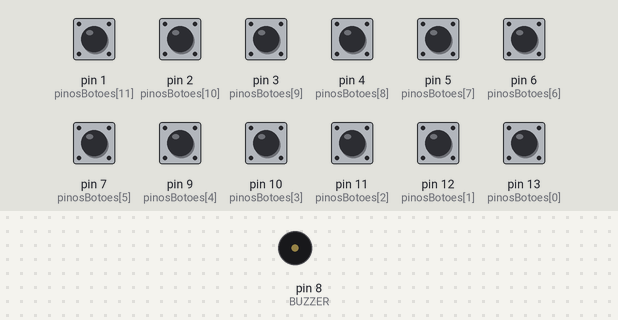
This sketch was run on a simulated Arduino Uno, built with avr-gcc and run on an emulated ATmega328P. Shown: buzzer (waves = sounding). The test bench sets the inputs (shaded band); at power-on: pin 1 (pinosBotoes[11]), pin 2 (pinosBotoes[10]), pin 3 (pinosBotoes[9]), pin 4 (pinosBotoes[8]), pin 5 (pinosBotoes[7]), pin 6 (pinosBotoes[6]), pin 7 (pinosBotoes[5]), pin 9 (pinosBotoes[4]), pin 10 (pinosBotoes[3]), pin 11 (pinosBotoes[2]), pin 12 (pinosBotoes[1]), pin 13 (pinosBotoes[0]) HIGH.

Above: at 1.2 s.
1.3 s: pin 1 (pinosBotoes[11]) pulled LOW for 0.15 s
At 1.5 s:
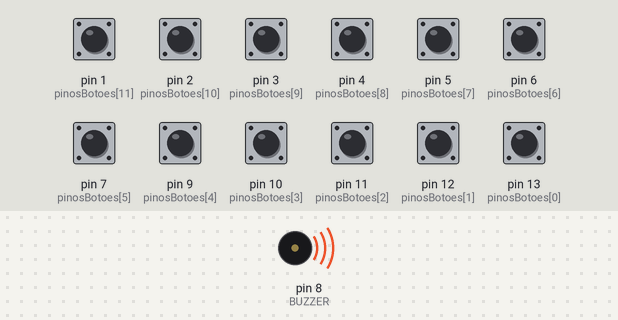
Timing chart, 0 to 4.3 s (numbered marks = the images above; inputs shaded):
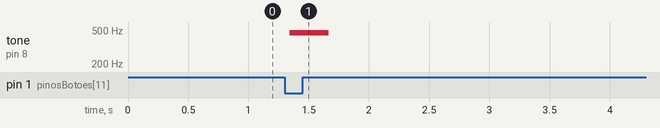

The sketch:

teclado.ino
```cpp
// Código feito por Bruno Buquer Barroso e João Pedro Toledo Martins.
#define BUZZER 8
#define NUM_TECLAS 12

// Pinos dos botões, na ordem das notas (pino 8 é pulado pq é o buzzer)
const byte pinosBotoes[NUM_TECLAS] = {13, 12, 11, 10, 9, 7, 6, 5, 4, 3, 2, 1};

// Frequências (Hz) correspondentes a cada pino, na mesma ordem - 4ª oitava
const int frequencias[NUM_TECLAS] = {262, 294, 330, 349, 392, 440, 494, 277, 311, 370, 415, 466};

// Nomes das notas, só para referência/debug (opcional)
const char* nomesNotas[NUM_TECLAS] = {"Do", "Re", "Mi", "Fa", "Sol", "La", "Si", "Do#", "Re#", "Fa#", "Sol#", "La#"};

void tom(byte pino, int frequencia, int duracao)
{
  // Calcula o tempo que o pino fica em HIGH e LOW em microssegundos
  long semiPeriodo = 1000000L / (frequencia * 2L);

  // Calcula quantas vezes o ciclo completo deve se repetir dentro da duração (ms)
  long ciclos = (duracao * 1000L) / (semiPeriodo * 2L);

  for (long i = 0; i < ciclos; i++)
  {
    digitalWrite(pino, HIGH);
    delayMicroseconds(semiPeriodo);
    digitalWrite(pino, LOW);
    delayMicroseconds(semiPeriodo);
  }
}

void setup()
{
  pinMode(BUZZER, OUTPUT);

  // Configura todos os botões de uma vez, sem repetir pinMode 12 vezes
  for (int i = 0; i < NUM_TECLAS; i++)
  {
    pinMode(pinosBotoes[i], INPUT_PULLUP);
  }

  // Serial.begin(9600); // descomente se quiser ver no monitor qual nota foi tocada
}

void loop()
{
  // Percorre todos os botões e toca a nota correspondente se algum estiver pressionado
  for (int i = 0; i < NUM_TECLAS; i++)
  {
    if (digitalRead(pinosBotoes[i]) == LOW)
    {
      tom(BUZZER, frequencias[i], 150);
      // Serial.println(nomesNotas[i]); // descomente junto com o Serial.begin acima
    }
  }
}
```

Measured:
- after the input at 1.3 s, tone on pin 8 (BUZZER): silent → 465 Hz at once, → silent 0.32 s later
